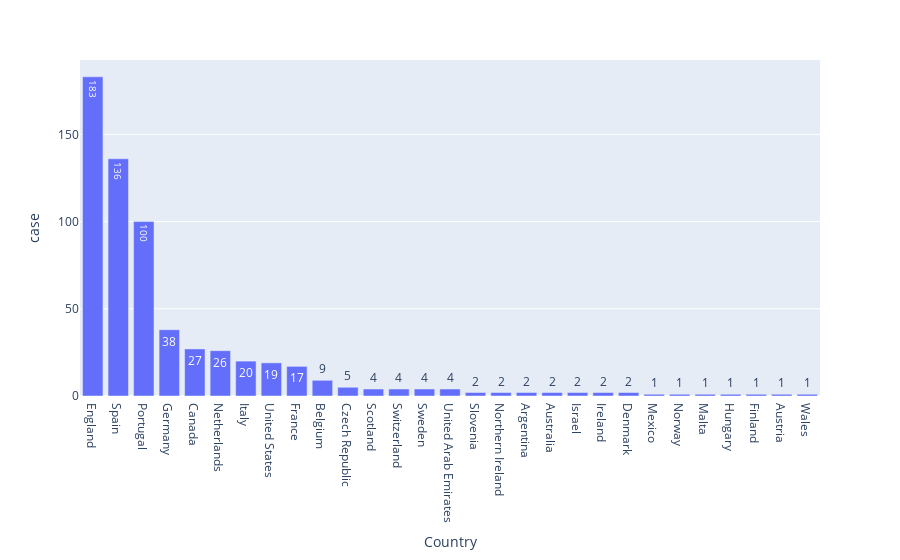

Notebook source saved alongside this figure:
### Markdown cell above
### Visualization

### Code cell
fig = px.bar(Total_case.sort_values('case', ascending=False), x='Country', y='case', text='case')
fig.show()

### Figure 1 — Plotly figure (JSON) as saved in the notebook; plotly's stock layout.template omitted (floating-point values rounded to 4 significant figures)
{"data": [{"alignmentgroup": "True", "hovertemplate": "Country=%{x}<br>case=%{text}<extra></extra>", "legendgroup": "", "marker": {"color": "#636efa", "pattern": {"shape": ""}}, "name": "", "offsetgroup": "", "orientation": "v", "showlegend": false, "text": [183, 136, 100, 38, 27, 26, 20, 19, 17, 9, 5, 4, 4, 4, 4, 2, 2, 2, 2, 2, 2, 2, 1, 1, 1, 1, 1, 1, 1], "textposition": "auto", "type": "bar", "x": ["England", "Spain", "Portugal", "Germany", "Canada", "Netherlands", "Italy", "United States", "France", "Belgium", "Czech Republic", "Scotland", "Switzerland", "Sweden", "United Arab Emirates", "Slovenia", "Northern Ireland", "Argentina", "Australia", "Israel", "Ireland", "Denmark", "Mexico", "Norway", "Malta", "Hungary", "Finland", "Austria", "Wales"], "xaxis": "x", "y": [183, 136, 100, 38, 27, 26, 20, 19, 17, 9, 5, 4, 4, 4, 4, 2, 2, 2, 2, 2, 2, 2, 1, 1, 1, 1, 1, 1, 1], "yaxis": "y"}], "layout": {"barmode": "relative", "legend": {"tracegroupgap": 0}, "margin": {"t": 60}, "xaxis": {"anchor": "y", "domain": [0, 1], "title": {"text": "Country"}}, "yaxis": {"anchor": "x", "domain": [0, 1], "title": {"text": "case"}}}}
